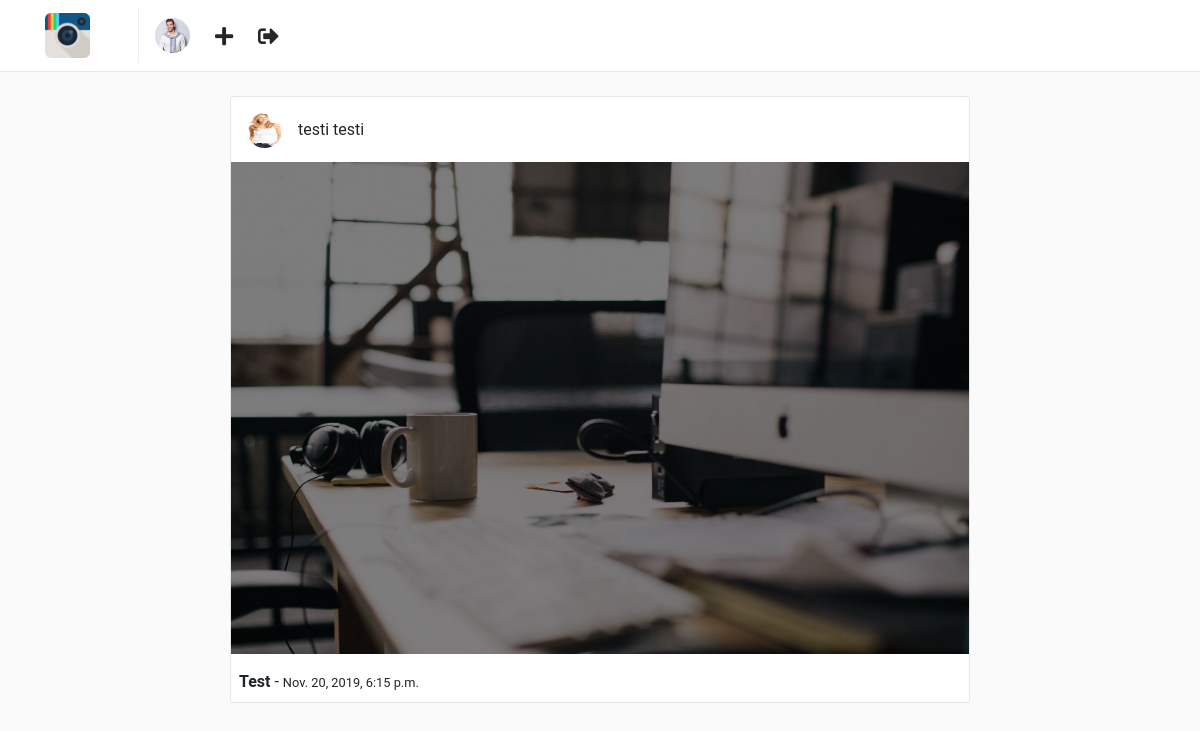
Screenshot of /posts/1/ (signed in) with the database file from the repository.
### users/models.py (models this page shows, shortened)
class Profile(models.Model):
	user = models.OneToOneField(User, on_delete=models.CASCADE)
	website = models.URLField(max_length=200, blank=True)
	biography = models.TextField(blank=True)
	phone_number = models.CharField(max_length=20, blank=True)
	picture = models.ImageField(upload_to='users/pictures', blank=True, null=True)
	created = models.DateTimeField(auto_now_add=True)
	modified = models.DateTimeField(auto_now=True)

### posts/models.py (models this page shows, shortened)
class Post(models.Model):
	user = models.ForeignKey(User, on_delete=models.CASCADE)
	profile = models.ForeignKey('users.Profile', on_delete=models.CASCADE)
	title = models.CharField(max_length=255)
	photo = models.ImageField(upload_to='posts/photos')
	created = models.DateTimeField(auto_now_add=True)
	modified  = models.DateTimeField(auto_now=True)

### posts/views.py (the view)
class PostDetailView(LoginRequiredMixin, DetailView):
	template_name= 'posts/detail.html'
	queryset = Post.objects.all()
	context_object_name = 'post'

### templates/posts/detail.html (shortened to what this page needs)
{% extends "base.html" %}
{% block container %}
    <div class="container">
        <div class="row">
            {% include "posts/post_card.html" %}
        </div>
    </div>
{% endblock %}

### templates/nav.html (shortened to what this page needs)
{% load static %}
<nav class="navbar navbar-expand-lg fixed-top" id="main-navbar">
    <div class="container">
        <a class="navbar-brand pr-5" style="border-right: 1px solid #efefef;" href="{% url 'posts:feed' %}">
            <img src="{% static 'img/instagram.png' %}" height="45" width="45" class="d-inline-block align-top"/>
        </a>
        <div class="collapse navbar-collapse" id="collapsibleNavbar">
            <ul class="navbar-nav mr-auto">
                <li class="nav-item">
                    <a href="{% url 'users:detail' request.user.username%}">
                        {% if request.user.profile.picture %}
                            <img src="{{ request.user.profile.picture.url}}" height="35" width="35" class="d-inline-block align-top rounded-circle"/>
                        {% else %}
                            <img src="{% static 'img/default-profile.png' %}" height="35" width="35" class="d-inline-block align-top rounded-circle"/>
                        {% endif %}
                    </a>
                </li>
                <li class="nav-item nav-icon">
                    <a href="{% url 'posts:create'%}">
                        <i class="fas fa-plus"></i>
                    </a>
                </li>
                <li class="nav-item nav-icon">
                    <a href="{% url 'users:logout' %}">
                        <i class="fas fa-sign-out-alt"></i>
                    </a>
                </li>
            </ul>
        </div>
    </div>
</nav>

### templates/posts/post_card.html (shortened to what this page needs)
<div class="col-sm-12 col-md-8 offset-md-2 mt-5 p-0 post-container">
    <div class="media pt-3 pl-3 pb-1">
        <a href="{% url 'users:detail' post.user.username %}">
            <img class="mr-3 rounded-circle" height="35" width="35" src="{{ post.profile.picture.url }}" alt="{{ post.user.get_full_name }}">
        </a>
        <div class="media-body">
            <p style="margin-top: 5px;">{{ post.user.get_full_name  }}</p>
        </div>
    </div>
    <img  class="img-fluid" src="{{ post.photo.url }}" alt="{{ post.title }}">
    <p class="ml-2 mt-0 mb-2">
        <b>{{ post.title }}</b> - <small>{{ post.created }}</small>
    </p>
</div>

### static/css/main.css (style rules this page uses)
html, body { background: #fafafa; height: 100%; width: 100%; font-family: 'Roboto', sans-serif; }
#main-navbar { background: #fff; border-bottom: 1px solid rgba(0,0,0,.0975); }
.post-container { background: #fff; border: 1px solid #e6e6e6; border-radius: 3px; }
.nav-icon a { color: #262626; font-size: 1.3em; display: block; margin-top: .2em; margin-left: 1.2em; font-weight: 100; }

### rows the page displays
Post: profile.picture (picture), user.get_full_name "testi testi", photo (picture), title "Test", created "Nov. 20, 2019, 6:15 p.m."
